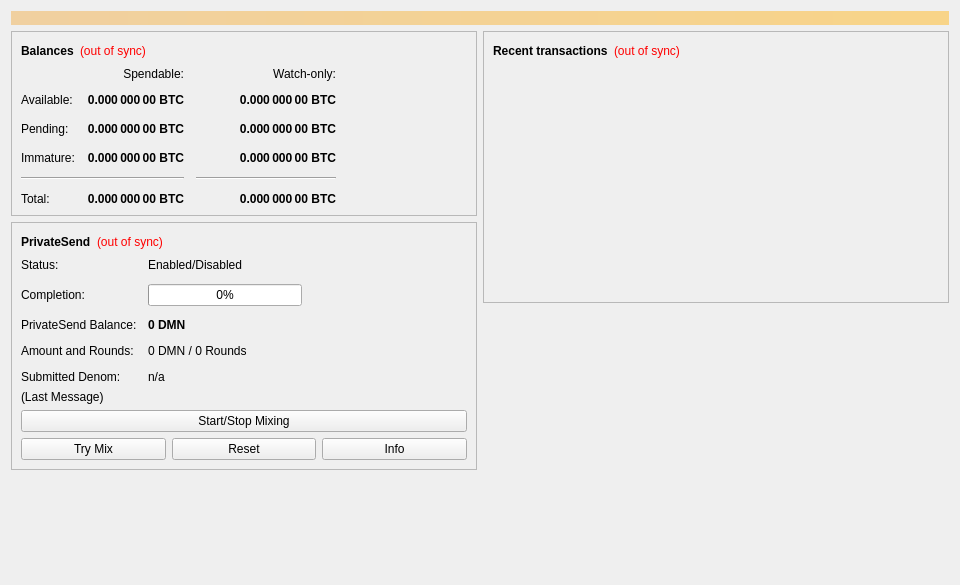
<?xml version="1.0" encoding="UTF-8"?>
<ui version="4.0">
 <class>OverviewPage</class>
 <widget class="QWidget" name="OverviewPage">
  <property name="geometry">
   <rect>
    <x>0</x>
    <y>0</y>
    <width>960</width>
    <height>585</height>
   </rect>
  </property>
  <property name="minimumSize">
   <size>
    <width>960</width>
    <height>0</height>
   </size>
  </property>
  <property name="windowTitle">
   <string>Form</string>
  </property>
  <layout class="QVBoxLayout" name="topLayout">
   <item>
    <widget class="QLabel" name="labelAlerts">
     <property name="visible">
      <bool>false</bool>
     </property>
     <property name="styleSheet">
      <string notr="true">QLabel { background-color: qlineargradient(x1: 0, y1: 0, x2: 1, y2: 0, stop:0 #F0D0A0, stop:1 #F8D488); color:#000000; }</string>
     </property>
     <property name="wordWrap">
      <bool>true</bool>
     </property>
     <property name="margin">
      <number>3</number>
     </property>
     <property name="textInteractionFlags">
      <set>Qt::TextSelectableByMouse</set>
     </property>
    </widget>
   </item>
   <item>
    <layout class="QHBoxLayout" name="horizontalLayout" stretch="1,1">
     <item>
      <layout class="QVBoxLayout" name="verticalLayout_2">
       <item>
        <widget class="QFrame" name="frame">
         <property name="frameShape">
          <enum>QFrame::StyledPanel</enum>
         </property>
         <property name="frameShadow">
          <enum>QFrame::Raised</enum>
         </property>
         <layout class="QVBoxLayout" name="verticalLayout_4">
          <item>
           <layout class="QHBoxLayout" name="horizontalLayout_4">
            <item>
             <widget class="QLabel" name="label_5">
              <property name="font">
               <font>
                <weight>75</weight>
                <bold>true</bold>
               </font>
              </property>
              <property name="text">
               <string>Balances</string>
              </property>
             </widget>
            </item>
            <item>
             <widget class="QLabel" name="labelWalletStatus">
              <property name="toolTip">
               <string>The displayed information may be out of date. Your wallet automatically synchronizes with the Dolmen network after a connection is established, but this process has not completed yet.</string>
              </property>
              <property name="styleSheet">
               <string notr="true">QLabel { color: red; }</string>
              </property>
              <property name="text">
               <string notr="true">(out of sync)</string>
              </property>
              <property name="alignment">
               <set>Qt::AlignLeading|Qt::AlignLeft|Qt::AlignVCenter</set>
              </property>
             </widget>
            </item>
            <item>
             <spacer name="horizontalSpacer_3">
              <property name="orientation">
               <enum>Qt::Horizontal</enum>
              </property>
              <property name="sizeHint" stdset="0">
               <size>
                <width>40</width>
                <height>20</height>
               </size>
              </property>
             </spacer>
            </item>
           </layout>
          </item>
          <item>
           <layout class="QGridLayout" name="gridLayout">
            <property name="spacing">
             <number>12</number>
            </property>
            <item row="2" column="2">
             <widget class="QLabel" name="labelWatchPending">
              <property name="font">
               <font>
                <weight>75</weight>
                <bold>true</bold>
               </font>
              </property>
              <property name="cursor">
               <cursorShape>IBeamCursor</cursorShape>
              </property>
              <property name="toolTip">
               <string>Unconfirmed transactions to watch-only addresses</string>
              </property>
              <property name="text">
               <string notr="true">0.000 000 00 BTC</string>
              </property>
              <property name="alignment">
               <set>Qt::AlignRight|Qt::AlignTrailing|Qt::AlignVCenter</set>
              </property>
              <property name="textInteractionFlags">
               <set>Qt::LinksAccessibleByMouse|Qt::TextSelectableByKeyboard|Qt::TextSelectableByMouse</set>
              </property>
             </widget>
            </item>
            <item row="2" column="1">
             <widget class="QLabel" name="labelUnconfirmed">
              <property name="font">
               <font>
                <weight>75</weight>
                <bold>true</bold>
               </font>
              </property>
              <property name="cursor">
               <cursorShape>IBeamCursor</cursorShape>
              </property>
              <property name="toolTip">
               <string>Total of transactions that have yet to be confirmed, and do not yet count toward the spendable balance</string>
              </property>
              <property name="text">
               <string notr="true">0.000 000 00 BTC</string>
              </property>
              <property name="alignment">
               <set>Qt::AlignRight|Qt::AlignTrailing|Qt::AlignVCenter</set>
              </property>
              <property name="textInteractionFlags">
               <set>Qt::LinksAccessibleByMouse|Qt::TextSelectableByKeyboard|Qt::TextSelectableByMouse</set>
              </property>
             </widget>
            </item>
            <item row="3" column="2">
             <widget class="QLabel" name="labelWatchImmature">
              <property name="font">
               <font>
                <weight>75</weight>
                <bold>true</bold>
               </font>
              </property>
              <property name="cursor">
               <cursorShape>IBeamCursor</cursorShape>
              </property>
              <property name="toolTip">
               <string>Mined balance in watch-only addresses that has not yet matured</string>
              </property>
              <property name="text">
               <string notr="true">0.000 000 00 BTC</string>
              </property>
              <property name="alignment">
               <set>Qt::AlignRight|Qt::AlignTrailing|Qt::AlignVCenter</set>
              </property>
              <property name="textInteractionFlags">
               <set>Qt::LinksAccessibleByMouse|Qt::TextSelectableByKeyboard|Qt::TextSelectableByMouse</set>
              </property>
             </widget>
            </item>
            <item row="4" column="0" colspan="2">
             <widget class="Line" name="lineSpendableBalance">
              <property name="orientation">
               <enum>Qt::Horizontal</enum>
              </property>
             </widget>
            </item>
            <item row="4" column="2">
             <widget class="Line" name="lineWatchBalance">
              <property name="sizePolicy">
               <sizepolicy hsizetype="Preferred" vsizetype="Fixed">
                <horstretch>0</horstretch>
                <verstretch>0</verstretch>
               </sizepolicy>
              </property>
              <property name="minimumSize">
               <size>
                <width>140</width>
                <height>0</height>
               </size>
              </property>
              <property name="orientation">
               <enum>Qt::Horizontal</enum>
              </property>
             </widget>
            </item>
            <item row="5" column="0">
             <widget class="QLabel" name="labelTotalText">
              <property name="text">
               <string>Total:</string>
              </property>
             </widget>
            </item>
            <item row="3" column="1">
             <widget class="QLabel" name="labelImmature">
              <property name="font">
               <font>
                <weight>75</weight>
                <bold>true</bold>
               </font>
              </property>
              <property name="cursor">
               <cursorShape>IBeamCursor</cursorShape>
              </property>
              <property name="toolTip">
               <string>Mined balance that has not yet matured</string>
              </property>
              <property name="text">
               <string notr="true">0.000 000 00 BTC</string>
              </property>
              <property name="alignment">
               <set>Qt::AlignRight|Qt::AlignTrailing|Qt::AlignVCenter</set>
              </property>
              <property name="textInteractionFlags">
               <set>Qt::LinksAccessibleByMouse|Qt::TextSelectableByKeyboard|Qt::TextSelectableByMouse</set>
              </property>
             </widget>
            </item>
            <item row="2" column="3">
             <spacer name="horizontalSpacer_2">
              <property name="orientation">
               <enum>Qt::Horizontal</enum>
              </property>
              <property name="sizeHint" stdset="0">
               <size>
                <width>40</width>
                <height>20</height>
               </size>
              </property>
             </spacer>
            </item>
            <item row="3" column="0">
             <widget class="QLabel" name="labelImmatureText">
              <property name="text">
               <string>Immature:</string>
              </property>
             </widget>
            </item>
            <item row="5" column="1">
             <widget class="QLabel" name="labelTotal">
              <property name="font">
               <font>
                <weight>75</weight>
                <bold>true</bold>
               </font>
              </property>
              <property name="cursor">
               <cursorShape>IBeamCursor</cursorShape>
              </property>
              <property name="toolTip">
               <string>Your current total balance</string>
              </property>
              <property name="text">
               <string notr="true">0.000 000 00 BTC</string>
              </property>
              <property name="alignment">
               <set>Qt::AlignRight|Qt::AlignTrailing|Qt::AlignVCenter</set>
              </property>
              <property name="textInteractionFlags">
               <set>Qt::LinksAccessibleByMouse|Qt::TextSelectableByKeyboard|Qt::TextSelectableByMouse</set>
              </property>
             </widget>
            </item>
            <item row="5" column="2">
             <widget class="QLabel" name="labelWatchTotal">
              <property name="font">
               <font>
                <weight>75</weight>
                <bold>true</bold>
               </font>
              </property>
              <property name="cursor">
               <cursorShape>IBeamCursor</cursorShape>
              </property>
              <property name="toolTip">
               <string>Current total balance in watch-only addresses</string>
              </property>
              <property name="text">
               <string notr="true">0.000 000 00 BTC</string>
              </property>
              <property name="alignment">
               <set>Qt::AlignRight|Qt::AlignTrailing|Qt::AlignVCenter</set>
              </property>
              <property name="textInteractionFlags">
               <set>Qt::LinksAccessibleByMouse|Qt::TextSelectableByKeyboard|Qt::TextSelectableByMouse</set>
              </property>
             </widget>
            </item>
            <item row="0" column="2">
             <widget class="QLabel" name="labelWatchonly">
              <property name="text">
               <string>Watch-only:</string>
              </property>
              <property name="alignment">
               <set>Qt::AlignRight|Qt::AlignTrailing|Qt::AlignVCenter</set>
              </property>
             </widget>
            </item>
            <item row="1" column="0">
             <widget class="QLabel" name="labelBalanceText">
              <property name="text">
               <string>Available:</string>
              </property>
             </widget>
            </item>
            <item row="1" column="1">
             <widget class="QLabel" name="labelBalance">
              <property name="font">
               <font>
                <weight>75</weight>
                <bold>true</bold>
               </font>
              </property>
              <property name="cursor">
               <cursorShape>IBeamCursor</cursorShape>
              </property>
              <property name="toolTip">
               <string>Your current spendable balance</string>
              </property>
              <property name="text">
               <string notr="true">0.000 000 00 BTC</string>
              </property>
              <property name="alignment">
               <set>Qt::AlignRight|Qt::AlignTrailing|Qt::AlignVCenter</set>
              </property>
              <property name="textInteractionFlags">
               <set>Qt::LinksAccessibleByMouse|Qt::TextSelectableByKeyboard|Qt::TextSelectableByMouse</set>
              </property>
             </widget>
            </item>
            <item row="1" column="2">
             <widget class="QLabel" name="labelWatchAvailable">
              <property name="font">
               <font>
                <weight>75</weight>
                <bold>true</bold>
               </font>
              </property>
              <property name="cursor">
               <cursorShape>IBeamCursor</cursorShape>
              </property>
              <property name="toolTip">
               <string>Your current balance in watch-only addresses</string>
              </property>
              <property name="text">
               <string notr="true">0.000 000 00 BTC</string>
              </property>
              <property name="alignment">
               <set>Qt::AlignRight|Qt::AlignTrailing|Qt::AlignVCenter</set>
              </property>
              <property name="textInteractionFlags">
               <set>Qt::LinksAccessibleByMouse|Qt::TextSelectableByKeyboard|Qt::TextSelectableByMouse</set>
              </property>
             </widget>
            </item>
            <item row="2" column="0">
             <widget class="QLabel" name="labelPendingText">
              <property name="text">
               <string>Pending:</string>
              </property>
             </widget>
            </item>
            <item row="0" column="1">
             <widget class="QLabel" name="labelSpendable">
              <property name="text">
               <string>Spendable:</string>
              </property>
              <property name="alignment">
               <set>Qt::AlignRight|Qt::AlignTrailing|Qt::AlignVCenter</set>
              </property>
             </widget>
            </item>
           </layout>
          </item>
         </layout>
        </widget>
       </item>
       <item>
        <widget class="QFrame" name="framePrivateSend">
         <property name="layoutDirection">
          <enum>Qt::LeftToRight</enum>
         </property>
         <property name="frameShape">
          <enum>QFrame::StyledPanel</enum>
         </property>
         <property name="frameShadow">
          <enum>QFrame::Raised</enum>
         </property>
         <layout class="QVBoxLayout" name="VerticalLayout_PS1">
          <item>
           <layout class="QHBoxLayout" name="horizontalLayout_5">
            <item>
             <widget class="QLabel" name="labelPrivateSendHeader">
              <property name="font">
               <font>
                <weight>75</weight>
                <bold>true</bold>
               </font>
              </property>
              <property name="text">
               <string>PrivateSend</string>
              </property>
             </widget>
            </item>
            <item>
             <widget class="QLabel" name="labelPrivateSendSyncStatus">
              <property name="toolTip">
               <string>The displayed information may be out of date. Your wallet automatically synchronizes with the Dolmen network after a connection is established, but this process has not completed yet.</string>
              </property>
              <property name="styleSheet">
               <string notr="true">QLabel { color: red; }</string>
              </property>
              <property name="text">
               <string notr="true">(out of sync)</string>
              </property>
              <property name="alignment">
               <set>Qt::AlignLeading|Qt::AlignLeft|Qt::AlignVCenter</set>
              </property>
             </widget>
            </item>
            <item>
             <spacer name="horizontalSpacer_4">
              <property name="orientation">
               <enum>Qt::Horizontal</enum>
              </property>
              <property name="sizeHint" stdset="0">
               <size>
                <width>40</width>
                <height>20</height>
               </size>
              </property>
             </spacer>
            </item>
           </layout>
          </item>
          <item>
           <layout class="QFormLayout" name="privateSendFormLayout">
            <property name="fieldGrowthPolicy">
             <enum>QFormLayout::AllNonFixedFieldsGrow</enum>
            </property>
            <property name="horizontalSpacing">
             <number>11</number>
            </property>
            <property name="verticalSpacing">
             <number>12</number>
            </property>
            <item row="0" column="0">
             <widget class="QLabel" name="labelPrivateSendEnabledText">
              <property name="text">
               <string>Status:</string>
              </property>
             </widget>
            </item>
            <item row="0" column="1">
             <widget class="QLabel" name="labelPrivateSendEnabled">
              <property name="text">
               <string>Enabled/Disabled</string>
              </property>
             </widget>
            </item>
            <item row="1" column="0">
             <widget class="QLabel" name="labelCompletitionText">
              <property name="text">
               <string>Completion:</string>
              </property>
             </widget>
            </item>
            <item row="1" column="1">
             <widget class="QProgressBar" name="privateSendProgress">
              <property name="maximumSize">
               <size>
                <width>154</width>
                <height>16777215</height>
               </size>
              </property>
              <property name="value">
               <number>0</number>
              </property>
             </widget>
            </item>
            <item row="2" column="0">
             <widget class="QLabel" name="labelAnonymizedText">
              <property name="text">
               <string>PrivateSend Balance:</string>
              </property>
             </widget>
            </item>
            <item row="2" column="1">
             <widget class="QLabel" name="labelAnonymized">
              <property name="font">
               <font>
                <weight>75</weight>
                <bold>true</bold>
               </font>
              </property>
              <property name="text">
               <string notr="true">0 DMN</string>
              </property>
             </widget>
            </item>
            <item row="3" column="0">
             <widget class="QLabel" name="labelAmountAndRoundsText">
              <property name="text">
               <string>Amount and Rounds:</string>
              </property>
             </widget>
            </item>
            <item row="3" column="1">
             <widget class="QLabel" name="labelAmountRounds">
              <property name="text">
               <string>0 DMN / 0 Rounds</string>
              </property>
             </widget>
            </item>
            <item row="4" column="0">
             <widget class="QLabel" name="labelSubmittedDenomText">
              <property name="text">
               <string>Submitted Denom:</string>
              </property>
             </widget>
            </item>
            <item row="4" column="1">
             <widget class="QLabel" name="labelSubmittedDenom">
              <property name="toolTip">
               <string>The denominations you submitted to the Masternode.&lt;br&gt;To mix, other users must submit the exact same denominations.</string>
              </property>
              <property name="text">
               <string>n/a</string>
              </property>
             </widget>
            </item>
           </layout>
          </item>
          <item>
           <layout class="QVBoxLayout" name="VerticalLayout_PS">
            <item>
             <widget class="QLabel" name="labelPrivateSendLastMessage">
              <property name="text">
               <string>(Last Message)</string>
              </property>
              <property name="alignment">
               <set>Qt::AlignLeading|Qt::AlignLeft|Qt::AlignTop</set>
              </property>
              <property name="wordWrap">
               <bool>true</bool>
              </property>
             </widget>
            </item>
            <item>
             <widget class="QPushButton" name="togglePrivateSend">
              <property name="sizePolicy">
               <sizepolicy hsizetype="MinimumExpanding" vsizetype="Fixed">
                <horstretch>0</horstretch>
                <verstretch>0</verstretch>
               </sizepolicy>
              </property>
              <property name="text">
               <string>Start/Stop Mixing</string>
              </property>
             </widget>
            </item>
            <item>
             <layout class="QHBoxLayout" name="horizontalLayout_debugbuttons">
              <item>
               <widget class="QPushButton" name="privateSendAuto">
                <property name="sizePolicy">
                 <sizepolicy hsizetype="MinimumExpanding" vsizetype="Fixed">
                  <horstretch>0</horstretch>
                  <verstretch>0</verstretch>
                 </sizepolicy>
                </property>
                <property name="toolTip">
                 <string>Try to manually submit a PrivateSend request.</string>
                </property>
                <property name="text">
                 <string>Try Mix</string>
                </property>
               </widget>
              </item>
              <item>
               <widget class="QPushButton" name="privateSendReset">
                <property name="sizePolicy">
                 <sizepolicy hsizetype="MinimumExpanding" vsizetype="Fixed">
                  <horstretch>0</horstretch>
                  <verstretch>0</verstretch>
                 </sizepolicy>
                </property>
                <property name="toolTip">
                 <string>Reset the current status of PrivateSend (can interrupt PrivateSend if it's in the process of Mixing, which can cost you money!)</string>
                </property>
                <property name="autoFillBackground">
                 <bool>false</bool>
                </property>
                <property name="text">
                 <string>Reset</string>
                </property>
               </widget>
              </item>
              <item>
               <widget class="QPushButton" name="privateSendInfo">
                <property name="sizePolicy">
                 <sizepolicy hsizetype="MinimumExpanding" vsizetype="Fixed">
                  <horstretch>0</horstretch>
                  <verstretch>0</verstretch>
                 </sizepolicy>
                </property>
                <property name="toolTip">
                 <string>Information about PrivateSend and Mixing</string>
                </property>
                <property name="text">
                 <string>Info</string>
                </property>
               </widget>
              </item>
             </layout>
            </item>
           </layout>
          </item>
         </layout>
        </widget>
       </item>
       <item>
        <spacer name="verticalSpacer">
         <property name="orientation">
          <enum>Qt::Vertical</enum>
         </property>
         <property name="sizeHint" stdset="0">
          <size>
           <width>20</width>
           <height>40</height>
          </size>
         </property>
        </spacer>
       </item>
      </layout>
     </item>
     <item>
      <layout class="QVBoxLayout" name="verticalLayout_3">
       <item>
        <widget class="QFrame" name="frame_2">
         <property name="frameShape">
          <enum>QFrame::StyledPanel</enum>
         </property>
         <property name="frameShadow">
          <enum>QFrame::Raised</enum>
         </property>
         <layout class="QVBoxLayout" name="verticalLayout">
          <item>
           <layout class="QHBoxLayout" name="horizontalLayout_2">
            <item>
             <widget class="QLabel" name="label_4">
              <property name="font">
               <font>
                <weight>75</weight>
                <bold>true</bold>
               </font>
              </property>
              <property name="text">
               <string>Recent transactions</string>
              </property>
             </widget>
            </item>
            <item>
             <widget class="QLabel" name="labelTransactionsStatus">
              <property name="toolTip">
               <string>The displayed information may be out of date. Your wallet automatically synchronizes with the Dolmen network after a connection is established, but this process has not completed yet.</string>
              </property>
              <property name="styleSheet">
               <string notr="true">QLabel { color: red; }</string>
              </property>
              <property name="text">
               <string notr="true">(out of sync)</string>
              </property>
              <property name="alignment">
               <set>Qt::AlignLeading|Qt::AlignLeft|Qt::AlignVCenter</set>
              </property>
             </widget>
            </item>
            <item>
             <spacer name="horizontalSpacer">
              <property name="orientation">
               <enum>Qt::Horizontal</enum>
              </property>
              <property name="sizeHint" stdset="0">
               <size>
                <width>40</width>
                <height>20</height>
               </size>
              </property>
             </spacer>
            </item>
           </layout>
          </item>
          <item>
           <widget class="QListView" name="listTransactions">
            <property name="styleSheet">
             <string notr="true">QListView { background: transparent; }</string>
            </property>
            <property name="frameShape">
             <enum>QFrame::NoFrame</enum>
            </property>
            <property name="verticalScrollBarPolicy">
             <enum>Qt::ScrollBarAlwaysOff</enum>
            </property>
            <property name="horizontalScrollBarPolicy">
             <enum>Qt::ScrollBarAlwaysOff</enum>
            </property>
            <property name="selectionMode">
             <enum>QAbstractItemView::NoSelection</enum>
            </property>
           </widget>
          </item>
         </layout>
        </widget>
       </item>
       <item>
        <spacer name="verticalSpacer_2">
         <property name="orientation">
          <enum>Qt::Vertical</enum>
         </property>
         <property name="sizeHint" stdset="0">
          <size>
           <width>20</width>
           <height>40</height>
          </size>
         </property>
        </spacer>
       </item>
      </layout>
     </item>
    </layout>
   </item>
  </layout>
 </widget>
 <resources/>
 <connections/>
</ui>
